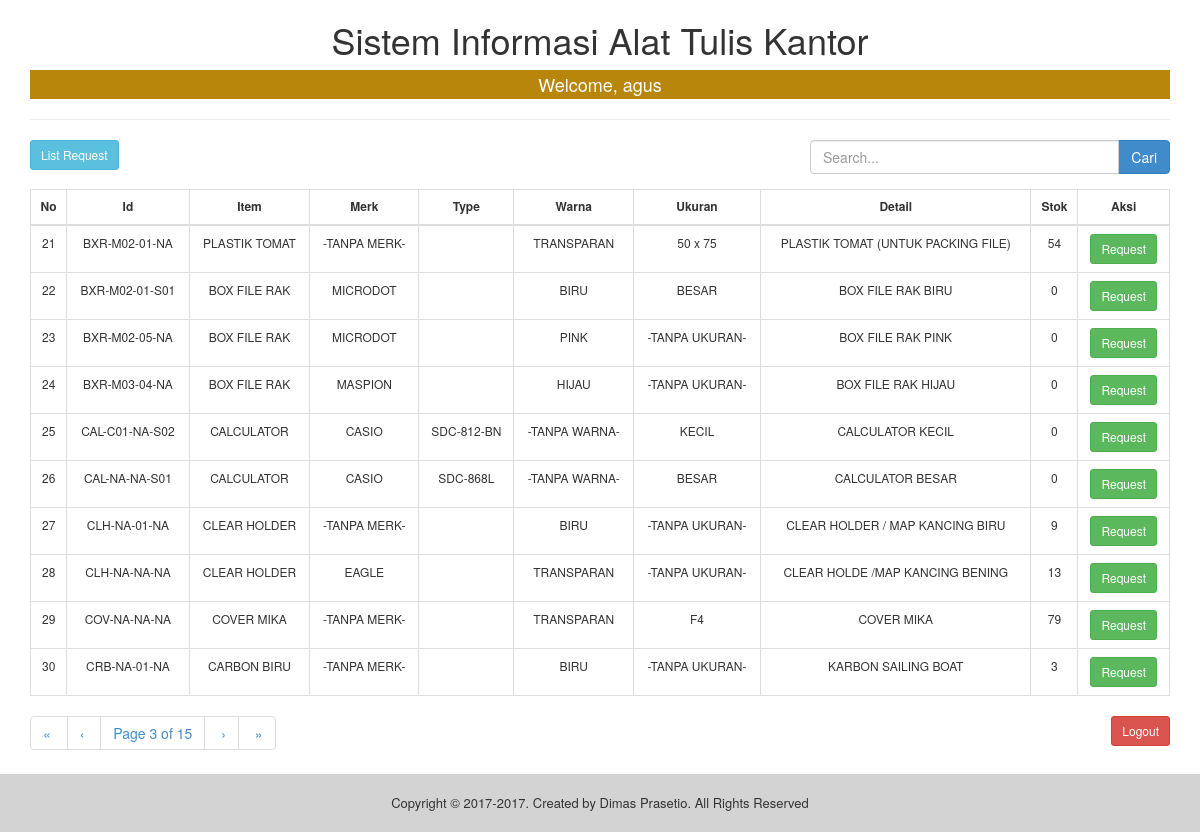
/index.php?pagination=true&page=3 (signed in), run on the app's committed database.
### tables this page shows
CREATE TABLE `tbl_inventory` (
  `id` varchar(20) NOT NULL,
  `item` varchar(100) NOT NULL,
  `merk` varchar(45) NOT NULL,
  `type` varchar(45) DEFAULT NULL,
  `warna` varchar(45) DEFAULT NULL,
  `ukuran` varchar(45) DEFAULT NULL,
  `detail` varchar(300) DEFAULT NULL,
  `stok` int(4) NOT NULL,
  `satuan` varchar(10) NOT NULL,
  `stok_min` int(4) NOT NULL,
  `updated_by` varchar(45) NOT NULL,
  `updated_date` varchar(45) NOT NULL,
  PRIMARY KEY (`id`)
);

### index.php (the view, shortened to what this page needs)
<?php
if(@$_SESSION['username']){
?>
<!doctype html>
<html>
    <head>
        <link rel="stylesheet" href="css/bootstrap.min.css"/>
    </head>
    <body>
        <?php
        include 'inc/pagination1.php';
        include 'inc/koneksi.php';
        if(isset($_REQUEST['keyword']) && $_REQUEST['keyword']<>""){
            $keyword=$_REQUEST['keyword'];
            $reload = "index.php?pagination=true&keyword=$keyword";
            $sql =  "SELECT * FROM tbl_inventory WHERE item LIKE '%$keyword%' or merk LIKE '%$keyword%'";
            $result = mysqli_query($koneksi,$sql);
        }else{
            $reload = "index.php?pagination=true";
            $sql =  "SELECT * FROM tbl_inventory";
            $result = mysqli_query($koneksi, $sql);
        }
        $rpp = 10;
        $page = intval($_GET["page"]);
        $tcount = mysqli_num_rows($result);
        $tpages = ($tcount) ? ceil($tcount/$rpp) : 1;
        $count = 0;
        $i = ($page-1)*$rpp;
        $no_urut = ($page-1)*$rpp;
        ?>
        <div class="container">
        <center><h1>Sistem Informasi Alat Tulis Kantor</h1>
        <h4>Welcome, <?php echo $_SESSION['username'] ?></h4>
        </center><hr>
            <div class="row">
                <div class="col-lg-8">
                    <a href="inc/list_request.php"><button class="btn btn-info btn-sm">List Request</button></a>
                </div>
                <div class="col-lg-4 text-right">
                    <form method="post" action="index.php">
                        <div class="form-group input-group">
                            <input type="text" name="keyword" class="form-control" placeholder="Search..." value="<?php echo $_REQUEST['keyword']; ?>">
                            <span class="input-group-btn">
                                <button class="btn btn-primary" type="submit">Cari
                                </button>
                            </span>
                        </div>
                    </form>
                </div>
            </div>
            <div class="table-responsive">
            <table class="table table-bordered">
                <thead>
                    <tr>
                        <th>No</th>
                        <th>Id</th>
                        <th>Item</th>
                        <th>Merk</th>
                        <th>Type</th>
                        <th>Warna</th>
                        <th>Ukuran</th>
                        <th>Detail</th>
                        <th>Stok</th>
                        <th>Aksi</th>
                    </tr>
                </thead>
                <tbody>
                    <?php
                    while(($count<$rpp) && ($i<$tcount)) {
                        mysqli_data_seek($result,$i);
                        $data = mysqli_fetch_array($result);
                    ?>
                    <tr>
                        <td><?php echo ++$no_urut;?></td>
                        <td><?php echo $data['id']; ?></td>
                        <td><?php echo $data['item']; ?></td>
                        <td><?php echo $data['merk']; ?></td>
                        <td><?php echo $data['type']; ?></td>
                        <td><?php echo $data['warna']; ?></td>
                        <td><?php echo $data['ukuran']; ?></td>
                        <td><?php echo $data['detail']; ?></td>
                        <td><?php echo $data['stok']; ?></td>
                        <td><a href="inc/request.php?id=<?php echo $data['id']; ?>"><button class="btn btn-success btn-sm">Request</button></a></td>
                    </tr>
                    <?php
                        $i++;
                        $count++;
                    }
                    ?>
                </tbody>
            </table>
            </div>
            <div class="row">
                <div class="col-md-8">
                    <?php echo paginate_one($reload, $page, $tpages); ?>
                </div>
                <div class="col-md-4 text-right">
                    <a href="inc/logout.php"><button class="btn btn-danger btn-sm">Logout</button></a>
                </div><br>
            </div>
        </div>
        <div id="footer">
          Copyright &copy; 2017-<?php echo date('Y'); ?>. Created by Dimas Prasetio. All Rights Reserved
        </div>
    </body>
</html>
<?php
}else{
  header("location:inc/login.php");
}
?>

### index.php (style rules this page uses)
#footer { text-align: center; padding: 20px; background-color: #D3D3D3; font-size: 13px; }
table,tr,th,td { text-align: center; font-size: 12px; }
h4 { color: white; background-color: #B8860B; padding: 5px; }

### data on the page
tbl_inventory: id "BXR-M02-01-NA", item "PLASTIK TOMAT", merk "-TANPA MERK-", warna "TRANSPARAN", ukuran "50 x 75", detail "PLASTIK TOMAT (UNTUK PACKING FILE)", stok "54"
tbl_inventory: id "BXR-M02-01-S01", item "BOX FILE RAK", merk "MICRODOT", warna "BIRU", ukuran "BESAR", detail "BOX FILE RAK BIRU", stok "0"
tbl_inventory: id "BXR-M02-05-NA", item "BOX FILE RAK", merk "MICRODOT", warna "PINK", ukuran "-TANPA UKURAN-", detail "BOX FILE RAK PINK", stok "0"
tbl_inventory: id "BXR-M03-04-NA", item "BOX FILE RAK", merk "MASPION", warna "HIJAU", ukuran "-TANPA UKURAN-", detail "BOX FILE RAK HIJAU", stok "0"
tbl_inventory: id "CAL-C01-NA-S02", item "CALCULATOR", merk "CASIO", type "SDC-812-BN", warna "-TANPA WARNA-", ukuran "KECIL", detail "CALCULATOR KECIL", stok "0"
tbl_inventory: id "CAL-NA-NA-S01", item "CALCULATOR", merk "CASIO", type "SDC-868L", warna "-TANPA WARNA-", ukuran "BESAR", detail "CALCULATOR BESAR", stok "0"
tbl_inventory: id "CLH-NA-01-NA", item "CLEAR HOLDER", merk "-TANPA MERK-", warna "BIRU", ukuran "-TANPA UKURAN-", detail "CLEAR HOLDER / MAP KANCING BIRU", stok "9"
tbl_inventory: id "CLH-NA-NA-NA", item "CLEAR HOLDER", merk "EAGLE", warna "TRANSPARAN", ukuran "-TANPA UKURAN-", detail "CLEAR HOLDE /MAP KANCING BENING", stok "13"
tbl_inventory: id "COV-NA-NA-NA", item "COVER MIKA", merk "-TANPA MERK-", warna "TRANSPARAN", ukuran "F4", detail "COVER MIKA", stok "79"
tbl_inventory: id "CRB-NA-01-NA", item "CARBON BIRU", merk "-TANPA MERK-", warna "BIRU", ukuran "-TANPA UKURAN-", detail "KARBON SAILING BOAT", stok "3"

### other printed values
$_SESSION['username'] "agus"
$firstlabel "«"
$prevlabel "‹"
$page "3"
$tpages "15"
$nextlabel "›"
$lastlabel "»"
